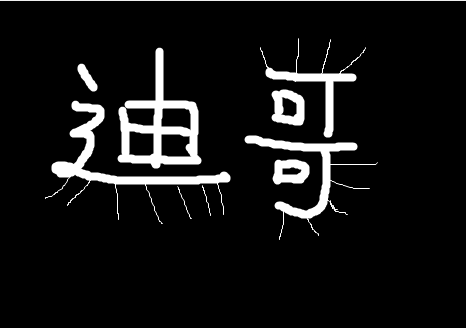
#> input picture opencv/pic.png, 466 x 328 px
$ python '膨胀操作.py'
#> lines starting #> are read from the running program, lines starting #| are printed output that depends on the picture
import cv2
import numpy as np

img = cv2.imread("pic.png")
#> img is the input picture: shape (328, 466, 3); min 0, max 255, mean 19.2
kernel = np.ones((3, 3), np.uint8)
erosion = cv2.erode(img, kernel, iterations=2)  #迭代次数设置为一
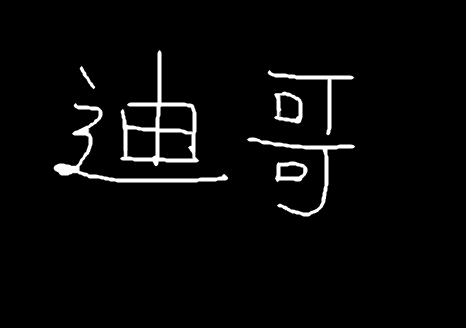
#> erosion: shape (328, 466, 3); min 0, max 255, mean 8.2
cv2.imshow("erosion", erosion)
#对已经腐蚀过的图像进行操作
kernel = np.ones((5, 5), np.uint8)
dilate = cv2.dilate(erosion, kernel, iterations=2)
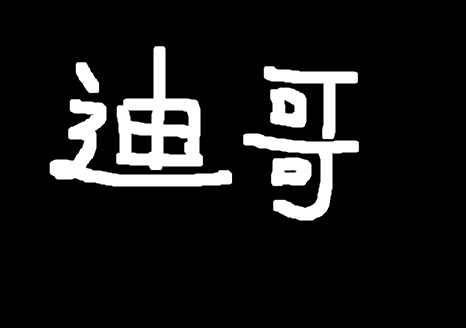
#> dilate: shape (328, 466, 3); min 0, max 255, mean 26.8
cv2.imshow('dilate', dilate)
cv2.waitKey(0)
cv2.destroyAllWindows()
